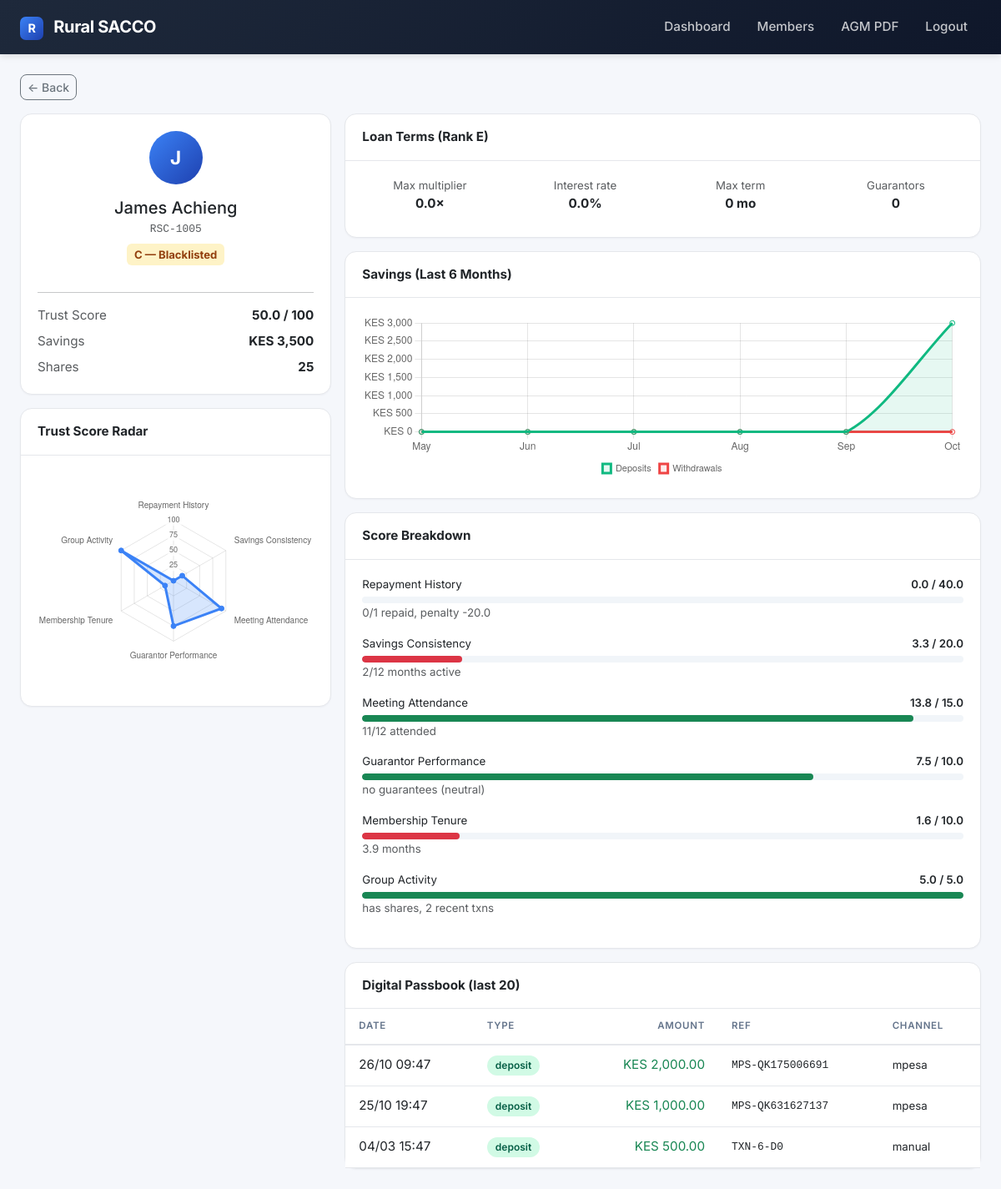
Before: /members/6 (signed in) with the older database file.
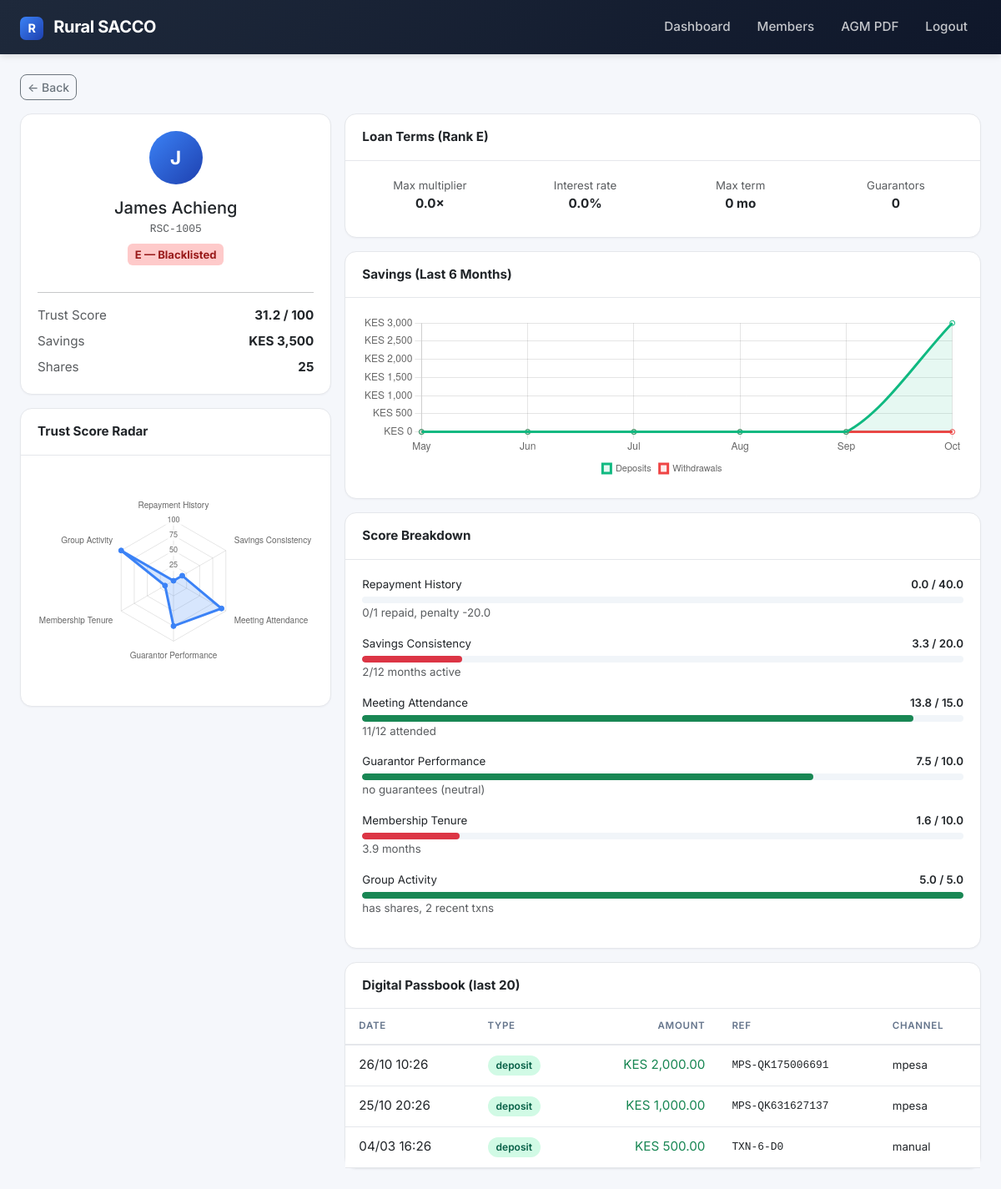
After: the same page with the newer database file.
### app/models/member.py (models this page shows)
class Member(db.Model):
    __tablename__ = "members"
    id = db.Column(db.Integer, primary_key=True)
    member_number = db.Column(db.String(20), unique=True, nullable=False, index=True)
    full_name = db.Column(db.String(120), nullable=False)
    phone = db.Column(db.String(20), unique=True, nullable=False, index=True)
    national_id = db.Column(db.String(20), unique=True)
    join_date = db.Column(db.Date, default=datetime.utcnow)
    status = db.Column(db.String(20), default="active")
    savings_balance = db.Column(db.Numeric(12, 2), default=0)
    shares = db.Column(db.Integer, default=0)
    trust_score = db.Column(db.Float, default=50.0)
    default_rank = db.Column(db.String(1), default="C")
    language_preference = db.Column(db.String(5), default="sw")
    consent_given = db.Column(db.Boolean, default=False)
    created_at = db.Column(db.DateTime, default=datetime.utcnow)
    updated_at = db.Column(db.DateTime, default=datetime.utcnow, onupdate=datetime.utcnow)

### app/models/transaction.py (models this page shows)
class Transaction(db.Model):
    __tablename__ = "transactions"
    id = db.Column(db.Integer, primary_key=True)
    member_id = db.Column(db.Integer, db.ForeignKey("members.id"), nullable=False, index=True)
    type = db.Column(db.String(30), nullable=False)
    amount = db.Column(db.Numeric(12, 2), nullable=False)
    balance_after = db.Column(db.Numeric(12, 2))
    reference = db.Column(db.String(50), unique=True, index=True)
    mpesa_ref = db.Column(db.String(50), index=True)
    status = db.Column(db.String(20), default="completed")
    channel = db.Column(db.String(20), default="manual")
    notes = db.Column(db.Text)
    created_by = db.Column(db.String(50))
    created_at = db.Column(db.DateTime, default=datetime.utcnow, index=True)

### app/routes/members.py (the view)
@members_bp.route("/<int:member_id>")
@login_required
def detail(member_id):
    member = Member.query.get_or_404(member_id)
    breakdown = score_member(member_id, persist=False)
    txns = (Transaction.query.filter_by(member_id=member_id)
            .order_by(Transaction.created_at.desc()).limit(20).all())
    loans = (Loan.query.filter_by(member_id=member_id)
             .order_by(Loan.created_at.desc()).all())
    guarantees = Guarantor.query.filter_by(guarantor_member_id=member_id).all()
    radar_labels = [k.replace("_", " ").title() for k in breakdown["breakdown"].keys()]
    radar_scores = [round((v["score"] / v["max"] * 100), 1) if v["max"] else 0
                    for v in breakdown["breakdown"].values()]
    today = date.today()
    first = today.replace(day=1) - relativedelta(months=5)
    months, cur = [], first
    for _ in range(6):
        months.append(cur)
        cur += relativedelta(months=1)
    keys = [m.strftime("%Y-%m") for m in months]
    month_labels = [m.strftime("%b") for m in months]
    dep = {k: 0.0 for k in keys}
    wd = {k: 0.0 for k in keys}
    for txn in (Transaction.query
                .filter(Transaction.member_id == member_id,
                        Transaction.created_at >= first).all()):
        key = txn.created_at.strftime("%Y-%m")
        if key not in dep:
            continue
        if txn.type == "deposit":
            dep[key] += float(txn.amount)
        elif txn.type == "withdrawal":
            wd[key] += float(txn.amount)
    return render_template("members/detail.html",
                           member=member, breakdown=breakdown,
                           txns=txns, loans=loans, guarantees=guarantees,
                           radar_labels=radar_labels, radar_scores=radar_scores,
                           month_labels=month_labels,
                           deposits=[round(dep[k], 2) for k in keys],
                           withdrawals=[round(wd[k], 2) for k in keys])

### app/services/auth.py (called while the page is built)
def login_required(f):
    @wraps(f)
    def wrapped(*args, **kwargs):
        if not session.get("user_id"):
            flash("Please log in first.", "warning")
            return redirect(url_for("auth.login"))
        return f(*args, **kwargs)
    return wrapped

### app/services/credit_scoring.py (called while the page is built, shortened)
def rank_from_score(score):
    for min_score, rank, label, mult, guar, term, rate in RANK_TABLE:
        if score >= min_score:
            return {
                "rank": rank, "label": label,
                "max_loan_multiplier": mult,
                "guarantors_required": guar,
                "max_term_months": term,
                "interest_rate": rate,
            }
    return {"rank": "E", "label": "Blacklisted", "max_loan_multiplier": 0.0,
            "guarantors_required": 0, "max_term_months": 0, "interest_rate": 0.0}

def _guarantor_score(member, today):
    given = Guarantor.query.filter_by(guarantor_member_id=member.id).all()
    if not given:
        return WEIGHTS["guarantor_performance"] * 0.75, "no guarantees (neutral)"

### app/templates/members/detail.html (shortened to what the changed rows need)
{% extends "base.html" %}
{% block content %}
<div class="row g-3">
    <div class="col-lg-4">
        <div class="card mb-3">
            <div class="card-body text-center">
                <div style="width:64px;height:64px;border-radius:50%;background:linear-gradient(135deg,#3b82f6,#1e40af);color:#fff;display:flex;align-items:center;justify-content:center;font-size:1.4rem;font-weight:700;margin:0 auto 1rem;">
                    {{ member.full_name[0] }}
                </div>
                <h5 class="mb-1">{{ member.full_name }}</h5>
                <p class="text-muted mb-2 mono">{{ member.member_number }}</p>
                <span class="rank-badge rank-{{ member.default_rank }} mb-3">{{ member.default_rank }} — {{ breakdown.rank_label }}</span>
                <hr>
                <div class="d-flex justify-content-between mb-2"><span class="text-muted">Trust Score</span><strong>{{ '%.1f'|format(member.trust_score) }} / 100</strong></div>
                <div class="d-flex justify-content-between mb-2"><span class="text-muted">Savings</span><strong>KES {{ '{:,.0f}'.format(member.savings_balance|float) }}</strong></div>
                <div class="d-flex justify-content-between"><span class="text-muted">Shares</span><strong>{{ member.shares }}</strong></div>
            </div>
        </div>
    </div>
    <div class="col-lg-8">
        <div class="card">
            <div class="table-responsive">
                <table class="table table-sm table-hover mb-0">
                    <thead><tr><th>Date</th><th>Type</th><th class="text-end">Amount</th><th>Ref</th><th>Channel</th></tr></thead>
                    <tbody>
                        {% for t in txns %}
                        <tr>
                            <td>{{ t.created_at.strftime('%d/%m %H:%M') }}</td>
                            <td><span class="status-pill {{ 'status-success' if t.type=='deposit' else 'status-warning' }}">{{ t.type }}</span></td>
                            <td class="text-end {{ 'text-success' if t.type=='deposit' else 'text-danger' }}">KES {{ '{:,.2f}'.format(t.amount|float) }}</td>
                            <td class="mono small">{{ t.reference or t.mpesa_ref or '—' }}</td>
                            <td><small>{{ t.channel }}</small></td>
                        </tr>
                        {% else %}
                        <tr><td colspan="5" class="text-center text-muted py-3">No transactions.</td></tr>
                        {% endfor %}
                    </tbody>
                </table>
            </div>
        </div>
    </div>
</div>
{% endblock %}
{% block scripts %}
<script>
new Chart(document.getElementById('radarChart'), {
    type: 'radar',
    data: {
        labels: {{ radar_labels|tojson }},
        datasets: [{
            label: 'Score %',
            data: {{ radar_scores|tojson }},
            borderColor: '#3b82f6', backgroundColor: 'rgba(59,130,246,0.2)', pointBackgroundColor: '#3b82f6',
        }]
    },
    options: {
        responsive: true, maintainAspectRatio: false,
        scales: { r: { beginAtZero: true, max: 100, ticks: { stepSize: 25, font: { size: 9 } } } },
        plugins: { legend: { display: false } }
    }
});
new Chart(document.getElementById('savingsChart'), {
    type: 'line',
    data: {
        labels: {{ month_labels|tojson }},
        datasets: [
            { label: 'Deposits', data: {{ deposits|tojson }}, borderColor: '#10b981', backgroundColor: 'rgba(16,185,129,0.1)', tension: 0.3, fill: true },
            { label: 'Withdrawals', data: {{ withdrawals|tojson }}, borderColor: '#ef4444', backgroundColor: 'rgba(239,68,68,0.1)', tension: 0.3, fill: true }
        ]
    },
    options: {
        responsive: true, maintainAspectRatio: false,
        plugins: { legend: { position: 'bottom', labels: { boxWidth: 10, font: { size: 11 } } } },
        scales: { y: { beginAtZero: true, ticks: { callback: v => 'KES ' + v.toLocaleString() } } }
    }
});
</script>
{% endblock %}

Changed rows visible on the page:
changed Member "James Achieng": default_rank "C" → "E"; trust_score "50.0" → "31.2"
changed Transaction "MPS-QK175006691": created_at "26/10 09:47" → "26/10 10:26"
changed Transaction "MPS-QK631627137": created_at "25/10 19:47" → "25/10 20:26"
changed Transaction "manual": created_at "04/03 15:47" → "04/03 16:26"
